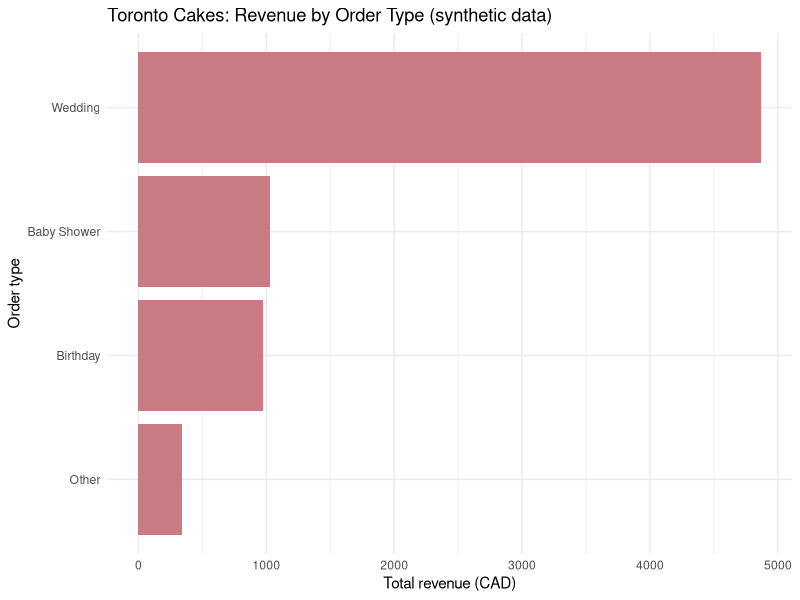

This chart was generated by the following R code:
## ---- chunk 1
knitr::opts_chunk$set(echo = TRUE, message = FALSE, warning = FALSE)
knitr::opts_knit$set(root.dir = "..")  # run chunks from the project root
## ---- chunk 2
library(readr)
library(dplyr)
library(lubridate)
library(ggplot2)
## ---- chunk 3
orders <- read_csv(
  "data/cake_orders_synthetic.csv",
  col_types = cols(
    order_date  = col_date(),
    pickup_date = col_date(),
    tiers       = col_integer(),
    servings    = col_integer(),
    price_cad   = col_double(),
    .default    = col_character()
  )
)

glimpse(orders)
## ---- chunk 4
orders <- orders %>%
  mutate(
    lead_time_days  = as.integer(pickup_date - order_date),
    price_per_serve = price_cad / servings,
    order_month     = floor_date(order_date, unit = "month")
  )
## ---- chunk 5
order_type_summary <- orders %>%
  group_by(order_type) %>%
  summarise(
    n_orders          = n(),
    total_revenue     = sum(price_cad),
    avg_price         = mean(price_cad),
    avg_lead_time     = mean(lead_time_days),
    avg_price_per_srv = mean(price_per_serve),
    .groups = "drop"
  ) %>%
  arrange(desc(total_revenue))

knitr::kable(order_type_summary, digits = 2,
             caption = "Orders and revenue by order type")
## ---- chunk 6
monthly_summary <- orders %>%
  group_by(order_month) %>%
  summarise(
    n_orders      = n(),
    total_revenue = sum(price_cad),
    .groups = "drop"
  )

knitr::kable(monthly_summary, caption = "Orders and revenue by month")
## ---- chunk 7
revenue_plot <- ggplot(order_type_summary,
                       aes(x = reorder(order_type, total_revenue),
                           y = total_revenue)) +
  geom_col(fill = "#C97B84") +
  coord_flip() +
  labs(
    title = "Toronto Cakes: Revenue by Order Type (synthetic data)",
    x     = "Order type",
    y     = "Total revenue (CAD)"
  ) +
  theme_minimal()

revenue_plot
